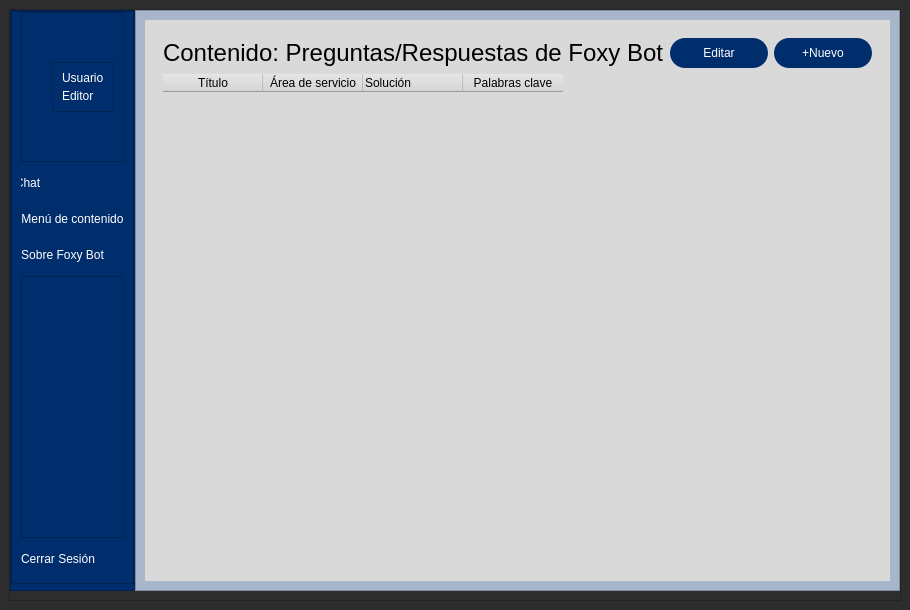
<?xml version="1.0" encoding="UTF-8"?>
<ui version="4.0">
 <class>MainWindowEditor</class>
 <widget class="QMainWindow" name="MainWindowEditor">
  <property name="geometry">
   <rect>
    <x>0</x>
    <y>0</y>
    <width>910</width>
    <height>610</height>
   </rect>
  </property>
  <property name="sizePolicy">
   <sizepolicy hsizetype="Minimum" vsizetype="Preferred">
    <horstretch>0</horstretch>
    <verstretch>0</verstretch>
   </sizepolicy>
  </property>
  <property name="windowTitle">
   <string>Editor</string>
  </property>
  <property name="windowIcon">
   <iconset>
    <normaloff>../img/298809902_539628011298194_5839572564237821349_n.png</normaloff>../img/298809902_539628011298194_5839572564237821349_n.png</iconset>
  </property>
  <property name="styleSheet">
   <string notr="true">background-color: rgb(45, 45, 45);</string>
  </property>
  <widget class="QWidget" name="centralwidget">
   <layout class="QHBoxLayout" name="horizontalLayout">
    <item>
     <widget class="QFrame" name="frame_6">
      <property name="frameShape">
       <enum>QFrame::StyledPanel</enum>
      </property>
      <property name="frameShadow">
       <enum>QFrame::Raised</enum>
      </property>
      <layout class="QHBoxLayout" name="horizontalLayout_4">
       <property name="spacing">
        <number>0</number>
       </property>
       <property name="leftMargin">
        <number>0</number>
       </property>
       <property name="topMargin">
        <number>0</number>
       </property>
       <property name="rightMargin">
        <number>0</number>
       </property>
       <item>
        <widget class="QFrame" name="frame_7">
         <property name="sizePolicy">
          <sizepolicy hsizetype="Maximum" vsizetype="Preferred">
           <horstretch>0</horstretch>
           <verstretch>0</verstretch>
          </sizepolicy>
         </property>
         <property name="styleSheet">
          <string notr="true">background-color: rgb(0, 46, 109);</string>
         </property>
         <property name="frameShape">
          <enum>QFrame::StyledPanel</enum>
         </property>
         <property name="frameShadow">
          <enum>QFrame::Raised</enum>
         </property>
         <layout class="QHBoxLayout" name="horizontalLayout_5">
          <property name="spacing">
           <number>0</number>
          </property>
          <property name="leftMargin">
           <number>0</number>
          </property>
          <property name="topMargin">
           <number>0</number>
          </property>
          <property name="rightMargin">
           <number>0</number>
          </property>
          <property name="bottomMargin">
           <number>6</number>
          </property>
          <item>
           <layout class="QHBoxLayout" name="contenido">
            <property name="spacing">
             <number>0</number>
            </property>
            <item>
             <layout class="QVBoxLayout" name="frame_izquierdo">
              <property name="spacing">
               <number>0</number>
              </property>
              <item>
               <layout class="QVBoxLayout" name="verticalLayout_2">
                <property name="spacing">
                 <number>0</number>
                </property>
                <property name="bottomMargin">
                 <number>0</number>
                </property>
                <item>
                 <widget class="QFrame" name="frame">
                  <property name="sizePolicy">
                   <sizepolicy hsizetype="MinimumExpanding" vsizetype="Minimum">
                    <horstretch>0</horstretch>
                    <verstretch>0</verstretch>
                   </sizepolicy>
                  </property>
                  <property name="maximumSize">
                   <size>
                    <width>212</width>
                    <height>16777215</height>
                   </size>
                  </property>
                  <property name="styleSheet">
                   <string notr="true">background-color: rgb(0, 46, 109);</string>
                  </property>
                  <property name="frameShape">
                   <enum>QFrame::StyledPanel</enum>
                  </property>
                  <property name="frameShadow">
                   <enum>QFrame::Raised</enum>
                  </property>
                  <layout class="QVBoxLayout" name="verticalLayout_3">
                   <property name="topMargin">
                    <number>0</number>
                   </property>
                   <item>
                    <widget class="QFrame" name="frame_3">
                     <property name="maximumSize">
                      <size>
                       <width>16777215</width>
                       <height>150</height>
                      </size>
                     </property>
                     <property name="frameShape">
                      <enum>QFrame::StyledPanel</enum>
                     </property>
                     <property name="frameShadow">
                      <enum>QFrame::Raised</enum>
                     </property>
                     <layout class="QHBoxLayout" name="horizontalLayout_2">
                      <item>
                       <widget class="QLabel" name="label_4">
                        <property name="sizePolicy">
                         <sizepolicy hsizetype="Preferred" vsizetype="Preferred">
                          <horstretch>0</horstretch>
                          <verstretch>0</verstretch>
                         </sizepolicy>
                        </property>
                        <property name="maximumSize">
                         <size>
                          <width>51</width>
                          <height>41</height>
                         </size>
                        </property>
                        <property name="contextMenuPolicy">
                         <enum>Qt::CustomContextMenu</enum>
                        </property>
                        <property name="text">
                         <string/>
                        </property>
                        <property name="pixmap">
                         <pixmap>../img/ico.png</pixmap>
                        </property>
                        <property name="scaledContents">
                         <bool>true</bool>
                        </property>
                       </widget>
                      </item>
                      <item>
                       <layout class="QHBoxLayout" name="horizontalLayout_3">
                        <item>
                         <widget class="QFrame" name="frame_5">
                          <property name="maximumSize">
                           <size>
                            <width>16777215</width>
                            <height>50</height>
                           </size>
                          </property>
                          <property name="frameShape">
                           <enum>QFrame::StyledPanel</enum>
                          </property>
                          <property name="frameShadow">
                           <enum>QFrame::Raised</enum>
                          </property>
                          <layout class="QVBoxLayout" name="verticalLayout_8">
                           <item>
                            <widget class="QLabel" name="label_user">
                             <property name="styleSheet">
                              <string notr="true">color: rgb(255, 255, 255);
font: 11.5pt &quot;Calibri&quot;;</string>
                             </property>
                             <property name="text">
                              <string>Usuario</string>
                             </property>
                            </widget>
                           </item>
                           <item>
                            <widget class="QLabel" name="label_estudiante">
                             <property name="styleSheet">
                              <string notr="true">color: rgb(255, 255, 255);
font: 25 11pt &quot;Calibri Light&quot;;
background-color: transparent;</string>
                             </property>
                             <property name="text">
                              <string>Editor</string>
                             </property>
                            </widget>
                           </item>
                          </layout>
                         </widget>
                        </item>
                       </layout>
                      </item>
                     </layout>
                    </widget>
                   </item>
                   <item>
                    <widget class="QPushButton" name="btn_chat">
                     <property name="sizePolicy">
                      <sizepolicy hsizetype="Minimum" vsizetype="Fixed">
                       <horstretch>0</horstretch>
                       <verstretch>0</verstretch>
                      </sizepolicy>
                     </property>
                     <property name="minimumSize">
                      <size>
                       <width>0</width>
                       <height>30</height>
                      </size>
                     </property>
                     <property name="maximumSize">
                      <size>
                       <width>171</width>
                       <height>30</height>
                      </size>
                     </property>
                     <property name="cursor">
                      <cursorShape>PointingHandCursor</cursorShape>
                     </property>
                     <property name="styleSheet">
                      <string notr="true">QPushButton {
	
	
	font: 75 11.5pt &quot;SansSerif&quot;;
	color: rgb(255, 255, 255);
	padding-left:-90px;
	background-color: rgb(0, 46, 109);
	border: 0px solid;
	border-radius:15px;
}
QPushButton:hover {
	background-color: rgb(93, 129, 163);
}


	
	
	
	
</string>
                     </property>
                     <property name="text">
                      <string>Chat</string>
                     </property>
                     <property name="flat">
                      <bool>false</bool>
                     </property>
                    </widget>
                   </item>
                   <item>
                    <widget class="QPushButton" name="btn_menu">
                     <property name="minimumSize">
                      <size>
                       <width>0</width>
                       <height>30</height>
                      </size>
                     </property>
                     <property name="maximumSize">
                      <size>
                       <width>171</width>
                       <height>30</height>
                      </size>
                     </property>
                     <property name="cursor">
                      <cursorShape>PointingHandCursor</cursorShape>
                     </property>
                     <property name="styleSheet">
                      <string notr="true">QPushButton {
	font: 75 11.5pt &quot;SansSerif&quot;;
	color: rgb(255, 255, 255);
	padding-left:0px;
	background-color: rgb(0, 46, 109);
	border: 0px solid;
	border-radius:15px;
}
QPushButton:hover {
	background-color: rgb(93, 129, 163);
}


	
	
	
	
</string>
                     </property>
                     <property name="text">
                      <string>Menú de contenido</string>
                     </property>
                     <property name="flat">
                      <bool>false</bool>
                     </property>
                    </widget>
                   </item>
                   <item>
                    <widget class="QPushButton" name="btn_about">
                     <property name="minimumSize">
                      <size>
                       <width>0</width>
                       <height>30</height>
                      </size>
                     </property>
                     <property name="maximumSize">
                      <size>
                       <width>171</width>
                       <height>30</height>
                      </size>
                     </property>
                     <property name="cursor">
                      <cursorShape>PointingHandCursor</cursorShape>
                     </property>
                     <property name="styleSheet">
                      <string notr="true">QPushButton {
	font: 75 11.5pt &quot;SansSerif&quot;;
	color: rgb(255, 255, 255);
	padding-left:-20px;
	background-color: rgb(0, 46, 109);
	border: 0px solid;
	border-radius:15px;
}
QPushButton:hover {
	background-color: rgb(93, 129, 163);
}


	
	
	
	
</string>
                     </property>
                     <property name="text">
                      <string>Sobre Foxy Bot</string>
                     </property>
                     <property name="flat">
                      <bool>false</bool>
                     </property>
                    </widget>
                   </item>
                   <item>
                    <widget class="QFrame" name="frame_4">
                     <property name="frameShape">
                      <enum>QFrame::StyledPanel</enum>
                     </property>
                     <property name="frameShadow">
                      <enum>QFrame::Raised</enum>
                     </property>
                    </widget>
                   </item>
                   <item>
                    <widget class="QPushButton" name="btn_cerrarSesion">
                     <property name="minimumSize">
                      <size>
                       <width>0</width>
                       <height>30</height>
                      </size>
                     </property>
                     <property name="maximumSize">
                      <size>
                       <width>171</width>
                       <height>30</height>
                      </size>
                     </property>
                     <property name="cursor">
                      <cursorShape>PointingHandCursor</cursorShape>
                     </property>
                     <property name="styleSheet">
                      <string notr="true">QPushButton {
	font: 75 11.5pt &quot;SansSerif&quot;;
	color: rgb(255, 255, 255);
	padding-left:-29px;
	background-color: rgb(0, 46, 109);
	border: 0px solid;
	border-radius:15px;
}
QPushButton:hover {
	background-color: rgb(93, 129, 163);
}


	
	
	
	
</string>
                     </property>
                     <property name="text">
                      <string>Cerrar Sesión</string>
                     </property>
                     <property name="flat">
                      <bool>false</bool>
                     </property>
                    </widget>
                   </item>
                  </layout>
                 </widget>
                </item>
               </layout>
              </item>
             </layout>
            </item>
           </layout>
          </item>
         </layout>
        </widget>
       </item>
       <item>
        <widget class="QFrame" name="frame_8">
         <property name="styleSheet">
          <string notr="true">background-color: rgb(167, 182, 203);</string>
         </property>
         <property name="frameShape">
          <enum>QFrame::StyledPanel</enum>
         </property>
         <property name="frameShadow">
          <enum>QFrame::Raised</enum>
         </property>
         <layout class="QHBoxLayout" name="horizontalLayout_6">
          <item>
           <widget class="QStackedWidget" name="stackedWidget">
            <property name="styleSheet">
             <string notr="true">QFrame{
	background-color: rgb(217, 217, 217);
	border-radius:26px;

}</string>
            </property>
            <property name="currentIndex">
             <number>1</number>
            </property>
            <widget class="QWidget" name="page_chat">
             <layout class="QVBoxLayout" name="verticalLayout">
              <item>
               <widget class="QFrame" name="frame_2">
                <property name="styleSheet">
                 <string notr="true"/>
                </property>
                <property name="frameShape">
                 <enum>QFrame::StyledPanel</enum>
                </property>
                <property name="frameShadow">
                 <enum>QFrame::Raised</enum>
                </property>
                <layout class="QVBoxLayout" name="verticalLayout_4">
                 <item>
                  <widget class="QFrame" name="frame_11">
                   <property name="sizePolicy">
                    <sizepolicy hsizetype="Preferred" vsizetype="Preferred">
                     <horstretch>0</horstretch>
                     <verstretch>0</verstretch>
                    </sizepolicy>
                   </property>
                   <property name="styleSheet">
                    <string notr="true">background-color: rgb(45, 45, 45);
border-bottom-left-radius : 5px;
border-bottom-right-radius : 5px
</string>
                   </property>
                   <property name="frameShape">
                    <enum>QFrame::StyledPanel</enum>
                   </property>
                   <property name="frameShadow">
                    <enum>QFrame::Raised</enum>
                   </property>
                   <layout class="QVBoxLayout" name="verticalLayout_12">
                    <item>
                     <widget class="QLabel" name="label">
                      <property name="styleSheet">
                       <string notr="true">margin-left: 10px; 
font: 9pt &quot;MS Sans Serif&quot;;
background-color: rgb(45, 45, 45);</string>
                      </property>
                      <property name="text">
                       <string>&lt;html&gt;&lt;head/&gt;&lt;body&gt;&lt;p&gt;&lt;span style=&quot; color:#ffffff;&quot;&gt;FOXYBOT&lt;/span&gt;&lt;/p&gt;&lt;/body&gt;&lt;/html&gt;</string>
                      </property>
                     </widget>
                    </item>
                   </layout>
                  </widget>
                 </item>
                 <item>
                  <widget class="QFrame" name="frame_9">
                   <property name="frameShape">
                    <enum>QFrame::StyledPanel</enum>
                   </property>
                   <property name="frameShadow">
                    <enum>QFrame::Raised</enum>
                   </property>
                   <layout class="QVBoxLayout" name="verticalLayout_9">
                    <item>
                     <layout class="QVBoxLayout" name="verticalLayout_10">
                      <item>
                       <widget class="QGroupBox" name="groupBox">
                        <property name="styleSheet">
                         <string notr="true">background-color: rgb(217, 217, 217);</string>
                        </property>
                        <property name="title">
                         <string/>
                        </property>
                        <layout class="QVBoxLayout" name="verticalLayout_11">
                         <item>
                          <widget class="QListWidget" name="listWidget">
                           <property name="styleSheet">
                            <string notr="true"/>
                           </property>
                           <property name="selectionMode">
                            <enum>QAbstractItemView::NoSelection</enum>
                           </property>
                           <property name="movement">
                            <enum>QListView::Static</enum>
                           </property>
                          </widget>
                         </item>
                        </layout>
                       </widget>
                      </item>
                     </layout>
                    </item>
                    <item>
                     <widget class="QFrame" name="frame_10">
                      <property name="maximumSize">
                       <size>
                        <width>16777215</width>
                        <height>70</height>
                       </size>
                      </property>
                      <property name="frameShape">
                       <enum>QFrame::StyledPanel</enum>
                      </property>
                      <property name="frameShadow">
                       <enum>QFrame::Raised</enum>
                      </property>
                      <layout class="QHBoxLayout" name="horizontalLayout_8">
                       <item>
                        <layout class="QHBoxLayout" name="horizontalLayout_9">
                         <property name="spacing">
                          <number>0</number>
                         </property>
                         <item>
                          <widget class="QLabel" name="label_5">
                           <property name="sizePolicy">
                            <sizepolicy hsizetype="Preferred" vsizetype="Preferred">
                             <horstretch>0</horstretch>
                             <verstretch>0</verstretch>
                            </sizepolicy>
                           </property>
                           <property name="minimumSize">
                            <size>
                             <width>50</width>
                             <height>50</height>
                            </size>
                           </property>
                           <property name="maximumSize">
                            <size>
                             <width>50</width>
                             <height>50</height>
                            </size>
                           </property>
                           <property name="contextMenuPolicy">
                            <enum>Qt::CustomContextMenu</enum>
                           </property>
                           <property name="styleSheet">
                            <string notr="true"/>
                           </property>
                           <property name="text">
                            <string/>
                           </property>
                           <property name="pixmap">
                            <pixmap>../../../Downloads/icoUser.png</pixmap>
                           </property>
                           <property name="scaledContents">
                            <bool>true</bool>
                           </property>
                           <property name="wordWrap">
                            <bool>true</bool>
                           </property>
                          </widget>
                         </item>
                         <item>
                          <widget class="QLineEdit" name="lineEdit">
                           <property name="maximumSize">
                            <size>
                             <width>560</width>
                             <height>35</height>
                            </size>
                           </property>
                           <property name="styleSheet">
                            <string notr="true">QLineEdit{
	background-color: rgb(217, 217, 217);
	font: 9pt &quot;MS Sans Serif&quot;;
	border: 2px solid rgb(158, 158, 158);
	border-radius: 15px;
	
}</string>
                           </property>
                           <property name="placeholderText">
                            <string>¡Escribe aquí tus dudas!</string>
                           </property>
                          </widget>
                         </item>
                         <item>
                          <widget class="QPushButton" name="btn_enviar">
                           <property name="sizePolicy">
                            <sizepolicy hsizetype="Maximum" vsizetype="Fixed">
                             <horstretch>0</horstretch>
                             <verstretch>0</verstretch>
                            </sizepolicy>
                           </property>
                           <property name="cursor">
                            <cursorShape>PointingHandCursor</cursorShape>
                           </property>
                           <property name="styleSheet">
                            <string notr="true">QPushButton {
	
	
	background-color:transparent;
font: 9pt &quot;MS Sans Serif&quot;;

}
QPushButton:hover {
	background-color: rgb(250, 250, 250);
}


</string>
                           </property>
                           <property name="text">
                            <string>Enviar</string>
                           </property>
                           <property name="icon">
                            <iconset>
                             <normaloff>../img/botonSend.jpg</normaloff>../img/botonSend.jpg</iconset>
                           </property>
                          </widget>
                         </item>
                        </layout>
                       </item>
                      </layout>
                     </widget>
                    </item>
                   </layout>
                  </widget>
                 </item>
                </layout>
               </widget>
              </item>
             </layout>
            </widget>
            <widget class="QWidget" name="page_servicios">
             <property name="styleSheet">
              <string notr="true">background-color: rgb(217, 217, 217);</string>
             </property>
             <layout class="QVBoxLayout" name="verticalLayout_6">
              <item>
               <widget class="QFrame" name="frame_16">
                <property name="frameShape">
                 <enum>QFrame::StyledPanel</enum>
                </property>
                <property name="frameShadow">
                 <enum>QFrame::Raised</enum>
                </property>
                <layout class="QVBoxLayout" name="verticalLayout_7">
                 <item>
                  <layout class="QHBoxLayout" name="horizontalLayout_7">
                   <item>
                    <widget class="QLabel" name="label_3">
                     <property name="styleSheet">
                      <string notr="true">font: 75 11.5pt &quot;SansSerif&quot;;</string>
                     </property>
                     <property name="text">
                      <string>&lt;html&gt;&lt;head/&gt;&lt;body&gt;&lt;p&gt;&lt;span style=&quot; font-size:18pt;&quot;&gt;Contenido: Preguntas/Respuestas de Foxy Bot&lt;/span&gt;&lt;/p&gt;&lt;/body&gt;&lt;/html&gt;</string>
                     </property>
                    </widget>
                   </item>
                   <item>
                    <widget class="QPushButton" name="btn_eliminar">
                     <property name="sizePolicy">
                      <sizepolicy hsizetype="Maximum" vsizetype="Fixed">
                       <horstretch>0</horstretch>
                       <verstretch>0</verstretch>
                      </sizepolicy>
                     </property>
                     <property name="minimumSize">
                      <size>
                       <width>0</width>
                       <height>30</height>
                      </size>
                     </property>
                     <property name="maximumSize">
                      <size>
                       <width>100</width>
                       <height>16777215</height>
                      </size>
                     </property>
                     <property name="cursor">
                      <cursorShape>PointingHandCursor</cursorShape>
                     </property>
                     <property name="styleSheet">
                      <string notr="true">QPushButton {
	
	font: 14pt &quot;Calibri&quot;;
	color: rgb(255, 255, 255);
	
	background-color: rgb(0, 46, 109);
	border: 0px solid;
	border-radius:15px;
}
QPushButton:hover {
	background-color: rgb(93, 129, 163);
}


	
	
	
	
</string>
                     </property>
                     <property name="text">
                      <string>Editar</string>
                     </property>
                     <property name="flat">
                      <bool>false</bool>
                     </property>
                    </widget>
                   </item>
                   <item>
                    <widget class="QPushButton" name="btn_Nuevo">
                     <property name="sizePolicy">
                      <sizepolicy hsizetype="Maximum" vsizetype="Fixed">
                       <horstretch>0</horstretch>
                       <verstretch>0</verstretch>
                      </sizepolicy>
                     </property>
                     <property name="minimumSize">
                      <size>
                       <width>0</width>
                       <height>30</height>
                      </size>
                     </property>
                     <property name="maximumSize">
                      <size>
                       <width>100</width>
                       <height>16777215</height>
                      </size>
                     </property>
                     <property name="cursor">
                      <cursorShape>PointingHandCursor</cursorShape>
                     </property>
                     <property name="styleSheet">
                      <string notr="true">QPushButton {
	
	font: 14pt &quot;Calibri&quot;;
	color: rgb(255, 255, 255);
	background-color: rgb(0, 46, 109);
	border: 0px solid;
	border-radius:15px;
}
QPushButton:hover {
	background-color: rgb(93, 129, 163);
}


	
	
	
	
</string>
                     </property>
                     <property name="text">
                      <string>+Nuevo</string>
                     </property>
                     <property name="flat">
                      <bool>false</bool>
                     </property>
                    </widget>
                   </item>
                  </layout>
                 </item>
                 <item>
                  <widget class="QTableWidget" name="tableWidget">
                   <column>
                    <property name="text">
                     <string>Título</string>
                    </property>
                   </column>
                   <column>
                    <property name="text">
                     <string>Área de servicio</string>
                    </property>
                   </column>
                   <column>
                    <property name="text">
                     <string>Solución</string>
                    </property>
                    <property name="textAlignment">
                     <set>AlignLeading|AlignVCenter</set>
                    </property>
                   </column>
                   <column>
                    <property name="text">
                     <string>Palabras clave</string>
                    </property>
                   </column>
                  </widget>
                 </item>
                </layout>
               </widget>
              </item>
             </layout>
            </widget>
            <widget class="QWidget" name="page_about">
             <layout class="QVBoxLayout" name="verticalLayout_14">
              <item>
               <layout class="QVBoxLayout" name="verticalLayout_13">
                <item>
                 <widget class="QFrame" name="frame_12">
                  <property name="frameShape">
                   <enum>QFrame::StyledPanel</enum>
                  </property>
                  <property name="frameShadow">
                   <enum>QFrame::Raised</enum>
                  </property>
                  <layout class="QVBoxLayout" name="verticalLayout_15">
                   <item>
                    <widget class="QFrame" name="frame_15">
                     <property name="frameShape">
                      <enum>QFrame::StyledPanel</enum>
                     </property>
                     <property name="frameShadow">
                      <enum>QFrame::Raised</enum>
                     </property>
                    </widget>
                   </item>
                   <item>
                    <widget class="QLabel" name="label_2">
                     <property name="styleSheet">
                      <string notr="true">font: 75 35pt &quot;MS Sans Serif&quot;;
color: rgb(167, 182, 203);</string>
                     </property>
                     <property name="text">
                      <string>&lt;html&gt;&lt;head/&gt;&lt;body&gt;&lt;p align=&quot;center&quot;&gt;FOXYBOT Versión 1.0&lt;/p&gt;&lt;/body&gt;&lt;/html&gt;</string>
                     </property>
                    </widget>
                   </item>
                   <item>
                    <widget class="QFrame" name="frame_14">
                     <property name="frameShape">
                      <enum>QFrame::StyledPanel</enum>
                     </property>
                     <property name="frameShadow">
                      <enum>QFrame::Raised</enum>
                     </property>
                     <layout class="QHBoxLayout" name="horizontalLayout_11">
                      <item>
                       <widget class="QLabel" name="label_6">
                        <property name="sizePolicy">
                         <sizepolicy hsizetype="Preferred" vsizetype="Preferred">
                          <horstretch>0</horstretch>
                          <verstretch>0</verstretch>
                         </sizepolicy>
                        </property>
                        <property name="maximumSize">
                         <size>
                          <width>90</width>
                          <height>100</height>
                         </size>
                        </property>
                        <property name="text">
                         <string/>
                        </property>
                        <property name="pixmap">
                         <pixmap>../img/sdwhitw1.png</pixmap>
                        </property>
                        <property name="scaledContents">
                         <bool>true</bool>
                        </property>
                       </widget>
                      </item>
                     </layout>
                    </widget>
                   </item>
                   <item>
                    <widget class="QFrame" name="frame_13">
                     <property name="maximumSize">
                      <size>
                       <width>16777215</width>
                       <height>100</height>
                      </size>
                     </property>
                     <property name="frameShape">
                      <enum>QFrame::StyledPanel</enum>
                     </property>
                     <property name="frameShadow">
                      <enum>QFrame::Raised</enum>
                     </property>
                     <layout class="QHBoxLayout" name="horizontalLayout_10"/>
                    </widget>
                   </item>
                  </layout>
                 </widget>
                </item>
               </layout>
              </item>
             </layout>
            </widget>
           </widget>
          </item>
         </layout>
        </widget>
       </item>
      </layout>
     </widget>
    </item>
   </layout>
  </widget>
 </widget>
 <resources/>
 <connections/>
</ui>
